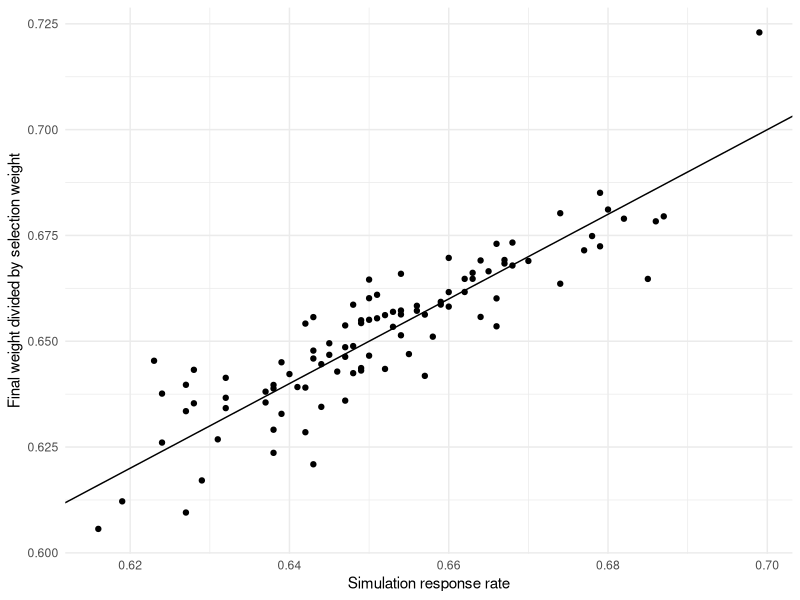
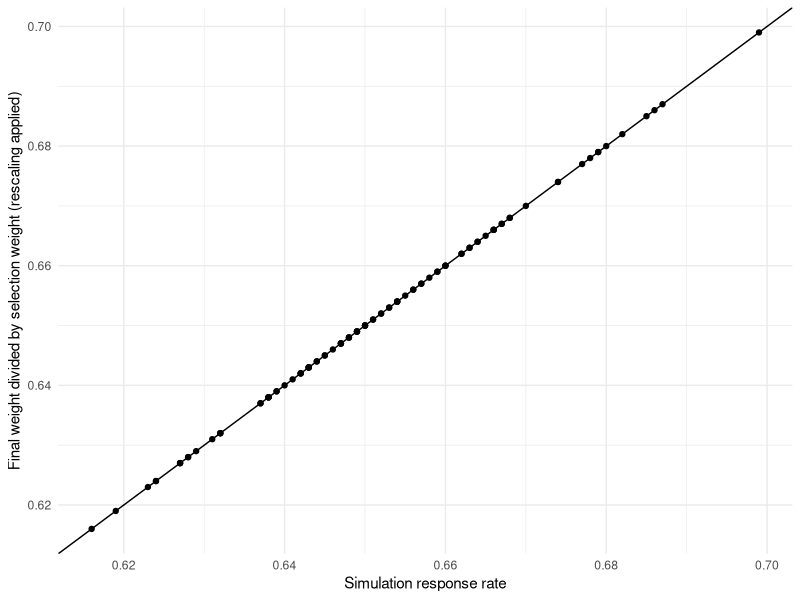
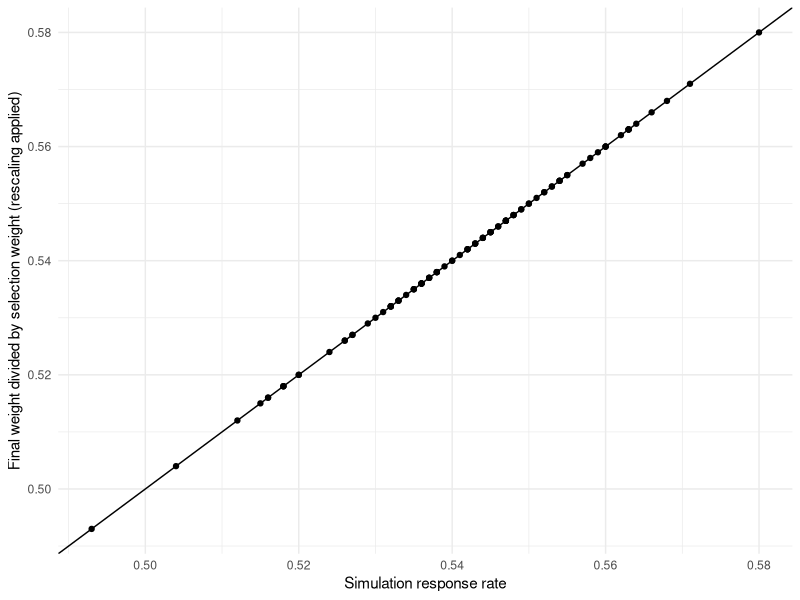
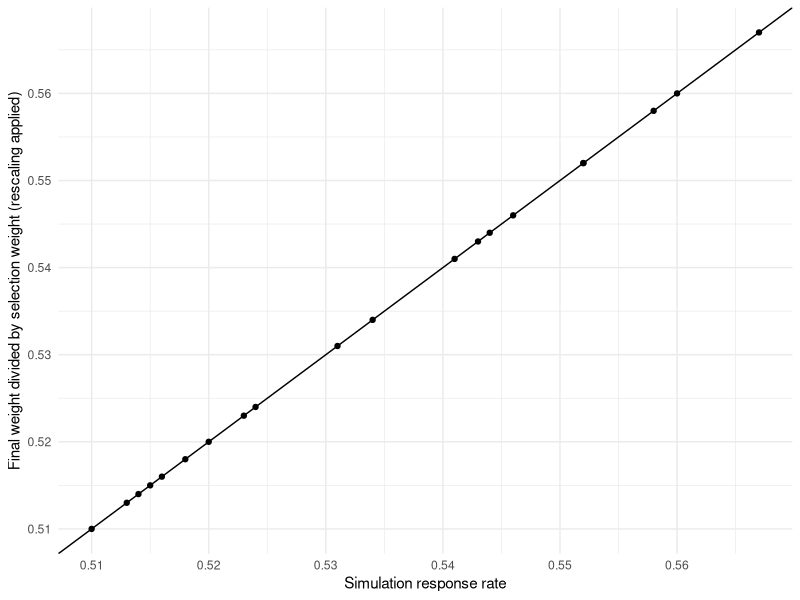

These charts were generated, in order, by the following R code:
## ---- chunk 1
knitr::opts_chunk$set(echo = TRUE)
## ---- chunk 2
options(scipen=9999)


simRR <- function(pop.n, poor.rr, rich.rr, sample.n, big.hh.rich = F) {
  hhs <- sample(1:pop.n, replace = T)
  hhs <- as.numeric(factor(hhs))
  hh.sizes <- table(hhs)[as.character(hhs)]
  
  if(big.hh.rich) {
    wealth <- ifelse(rbinom(size = 1 , prob = (1 - (1 / hh.sizes)), n=pop.n), "Rich", "Poor")
  } else {
    wealth <- ifelse(rbinom(size = 1 , prob = 0.5, n=pop.n), "Rich", "Poor")
  }
  
  
  sampled.hh <- sample(unique(hhs), sample.n, replace = F)
  sampled.people <- c()
  for(ii in sampled.hh){
    sampled.people <- c(sampled.people, sample(rep(which(hhs==ii), 2), 1))
  }
  
  wealth.sampled <- wealth[sampled.people]
  respondents <- sampled.people[
    (wealth.sampled=="Poor") & (rbinom(n=sample.n, prob = poor.rr, size = 1)==1) | 
      (wealth.sampled=="Rich") & (rbinom(n=sample.n, prob = rich.rr, size = 1)==1)]
  
  prop.table(table(wealth[respondents]))
  respondent.hh.size <- table(hhs)[as.character(hhs[respondents])]
  probability.selection <- (sample.n / length(unique(hhs))) * 
    (1/ respondent.hh.size)
  
  poor.rr.obs <- sum(wealth[respondents]=="Poor") / sum(wealth.sampled=="Poor")
  
  probability.response <- probability.selection * 
    ifelse(wealth[respondents]=="Rich", rich.rr, poor.rr.obs)
  
  weights <- (1 / probability.response)
  selection.weights <- (1 / probability.selection)
  
  scaled.weights <- weights / mean(weights)
  scaled.selection.weights <- selection.weights / mean(selection.weights)
  ratios <- scaled.weights / scaled.selection.weights
  ratios2 <- weights / (selection.weights) 
  ratios3 <- ratios / mean(ratios)
  actual.rr <- length(respondents) / sample.n
  
  out <- list(scaled.weights = scaled.weights, 
              scaled.selection.weights = scaled.selection.weights, 
              ratios = ratios, ratios2 = ratios2,
              ratios3 = ratios3,
              actual.rr = actual.rr)
  return(out)
}

output <- simRR(pop.n = 10000, poor.rr = 0.3, rich.rr = 1, sample.n = 1000, big.hh.rich = F)
## ---- chunk 3
output2 <- replicate(100, simRR(pop.n = 10000, poor.rr = 0.3, rich.rr = 1, sample.n = 1000, big.hh.rich = F), simplify = F)
library(ggplot2)
sims <- data.frame(ratio = sapply(output2, function(x) min(x$ratios)), 
           rr = sapply(output2, function(x) min(x$actual.rr)),
           ratioadj = sapply(output2, function(x) min(x$ratios3)))

ggplot(sims, aes(x = rr, y = ratio)) + geom_point() + geom_abline() + theme_minimal()+ 
  xlab("Simulation response rate") + ylab("Final weight divided by selection weight")

## ---- chunk 4
all(sapply(output2, function(x) mean(x$scaled.weights))==1)
## ---- chunk 5
all(round(sapply(output2, function(x) mean(x$scaled.selection.weights)), 10)==1)
## ---- chunk 6
set.seed(1298)
A <- abs(rnorm(1000))
B <- abs(rnorm(1000))
A <- A / mean(A)
B <- B / mean(B)
mean(A/B)
## ---- chunk 7
ggplot(sims, aes(x = rr, y = ratioadj)) + geom_point() + geom_abline()+ 
  xlab("Simulation response rate") + 
  ylab("Final weight divided by selection weight (rescaling applied)") + 
  theme_minimal()
## ---- chunk 8
output3 <- replicate(100, simRR(pop.n = 10000, poor.rr = 0.4, 
                                rich.rr = 1, sample.n = 1000, big.hh.rich = T), simplify = F)
library(ggplot2)
sims3 <- data.frame(ratio = sapply(output3, function(x) min(x$ratios)), 
           rr = sapply(output3, function(x) min(x$actual.rr)),
           ratioadj = sapply(output3, function(x) min(x$ratios3)))
## ---- chunk 9
ggplot(sims3, aes(x = rr, y = ratioadj)) + geom_point() + geom_abline()+ 
  xlab("Simulation response rate") + 
  ylab("Final weight divided by selection weight (rescaling applied)") + 
  theme_minimal()
## ---- chunk 10
output4 <- replicate(20, simRR(pop.n = 100000, poor.rr = 0.4, 
                                rich.rr = 1, sample.n = 1000, big.hh.rich = T), simplify = F)
library(ggplot2)
sims4 <- data.frame(ratio = sapply(output4, function(x) min(x$ratios)), 
           rr = sapply(output4, function(x) min(x$actual.rr)),
           ratioadj = sapply(output4, function(x) min(x$ratios3)))
## ---- chunk 11
ggplot(sims4, aes(x = rr, y = ratioadj)) + geom_point() + geom_abline()+ 
  xlab("Simulation response rate") + 
  ylab("Final weight divided by selection weight (rescaling applied)") + 
  theme_minimal()
